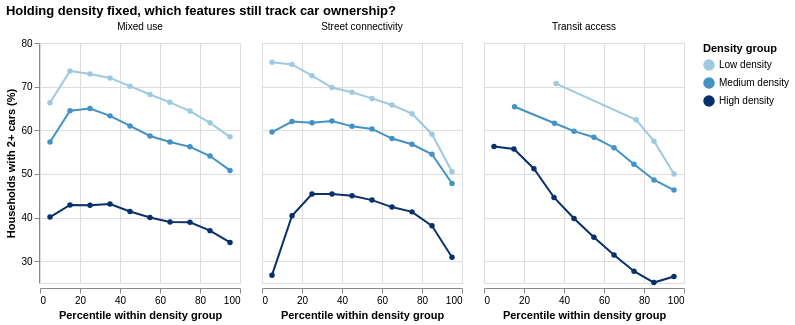

The notebook cell saved with this chart:
### Markdown cell above
## Step 3 · Figure 2: does mixed use still matter at similar densities?

- problem: dense places are also mixed, connected, near transit
- → Fig 1 can't separate mixed use from density
- fix: split into 3 density groups (low / medium / high)
- redo the profiles **inside** each group
- line still steep → feature matters even at similar density
- line flat → Fig 1 slope was mostly just density

### Code cell
# 3 equal-size density groups
df["density_group"] = pd.qcut(df["pop_density"], 3, labels=["Low density", "Medium density", "High density"])

tables = []
for group_name in ["Low density", "Medium density", "High density"]:
    group = df[df["density_group"] == group_name]
    for col, label in FEATURES.items():
        if col == "pop_density":
            continue  # skip density itself
        t = profile(group, col, label)
        t["density_group"] = group_name
        tables.append(t)
prof2 = pd.concat(tables, ignore_index=True)

fig2 = alt.Chart(prof2).mark_line(point=True).encode(
    x=alt.X("x:Q", title="Percentile within density group"),
    y=alt.Y("y:Q", title="Households with 2+ cars (%)", scale=alt.Scale(zero=False)),
    color=alt.Color("density_group:N", title="Density group",
                    sort=["Low density", "Medium density", "High density"],
                    scale=alt.Scale(range=["#9ecae1", "#4292c6", "#08306b"])),  # light -> dark blue
    column=alt.Column("feature:N", title=None),
    tooltip=["feature", "density_group", "y", "n"],
).properties(
    width=200,
    height=240,
    title="Holding density fixed, which features still track car ownership?",
)

fig2.save("../figures/fig2_within_density.png", scale_factor=2)
fig2.save("../figures/fig2_within_density.html")
fig2

### Figure 1 — Vega-Lite specification as saved in the notebook (floating-point values rounded to 4 significant figures)
{"config": {"view": {"continuousWidth": 300, "continuousHeight": 300}}, "data": {"name": "data-6a61afcca419fa9da94454ace294724e"}, "mark": {"type": "line", "point": true}, "encoding": {"color": {"field": "density_group", "scale": {"range": ["#9ecae1", "#4292c6", "#08306b"]}, "sort": ["Low density", "Medium density", "High density"], "title": "Density group", "type": "nominal"}, "column": {"field": "feature", "title": null, "type": "nominal"}, "tooltip": [{"field": "feature", "type": "nominal"}, {"field": "density_group", "type": "nominal"}, {"field": "y", "type": "quantitative"}, {"field": "n", "type": "quantitative"}], "x": {"field": "x", "title": "Percentile within density group", "type": "quantitative"}, "y": {"field": "y", "scale": {"zero": false}, "title": "Households with 2+ cars (%)", "type": "quantitative"}}, "height": 240, "title": "Holding density fixed, which features still track car ownership?", "width": 200, "$schema": "https://vega.github.io/schema/vega-lite/v6.4.1.json", "datasets": {"data-6a61afcca419fa9da94454ace294724e": [{"feature": "Mixed use", "bin": 1, "x": 5.0, "y": 66.3, "q25": 49.73, "q75": 80.08, "n": 3828, "density_group": "Low density"}, {"feature": "Mixed use", "bin": 2, "x": 15.0, "y": 73.6, "q25": 64.26, "q75": 84.33, "n": 3829, "density_group": "Low density"}, {"feature": "Mixed use", "bin": 3, "x": 25.0, "y": 72.9, "q25": 63.42, "q75": 84.02, "n": 3829, "density_group": "Low density"}, {"feature": "Mixed use", "bin": 4, "x": 35.0, "y": 72.0, "q25": 61.29, "q75": 83.77, "n": 3828, "density_group": "Low density"}, {"feature": "Mixed use", "bin": 5, "x": 45.0, "y": 70.1, "q25": 59.56, "q75": 82.04, "n": 3829, "density_group": "Low density"}, {"feature": "Mixed use", "bin": 6, "x": 55.0, "y": 68.2, "q25": 56.08, "q75": 80.67, "n": 3829, "density_group": "Low density"}, {"feature": "Mixed use", "bin": 7, "x": 65.0, "y": 66.4, "q25": 53.88, "q75": 79.81, "n": 3828, "density_group": "Low density"}, {"feature": "Mixed use", "bin": 8, "x": 75.0, "y": 64.4, "q25": 51.35, "q75": 77.73, "n": 3829, "density_group": "Low density"}, {"feature": "Mixed use", "bin": 9, "x": 85.0, "y": 61.7, "q25": 47.96, "q75": 75.43, "n": 3829, "density_group": "Low density"}, {"feature": "Mixed use", "bin": 10, "x": 95.0, "y": 58.5, "q25": 46.08, "q75": 72.66, "n": 3829, "density_group": "Low density"}, {"feature": "Street connectivity", "bin": 1, "x": 5.0, "y": 75.6, "q25": 68.77, "q75": 83.75, "n": 3828, "density_group": "Low density"}, {"feature": "Street connectivity", "bin": 2, "x": 15.0, "y": 75.1, "q25": 67.16, "q75": 84.81, "n": 3829, "density_group": "Low density"}, {"feature": "Street connectivity", "bin": 3, "x": 25.0, "y": 72.5, "q25": 62.74, "q75": 83.72, "n": 3829, "density_group": "Low density"}, {"feature": "Street connectivity", "bin": 4, "x": 35.0, "y": 69.8, "q25": 58.59, "q75": 82.42, "n": 3828, "density_group": "Low density"}, {"feature": "Street connectivity", "bin": 5, "x": 45.0, "y": 68.7, "q25": 56.52, "q75": 81.54, "n": 3829, "density_group": "Low density"}, {"feature": "Street connectivity", "bin": 6, "x": 55.0, "y": 67.3, "q25": 55.07, "q75": 80.6, "n": 3829, "density_group": "Low density"}, {"feature": "Street connectivity", "bin": 7, "x": 65.0, "y": 65.8, "q25": 53.36, "q75": 79.52, "n": 3828, "density_group": "Low density"}, {"feature": "Street connectivity", "bin": 8, "x": 75.0, "y": 63.8, "q25": 51.05, "q75": 77.69, "n": 3829, "density_group": "Low density"}, {"feature": "Street connectivity", "bin": 9, "x": 85.0, "y": 59.1, "q25": 44.86, "q75": 73.86, "n": 3829, "density_group": "Low density"}, {"feature": "Street connectivity", "bin": 10, "x": 95.0, "y": 50.5, "q25": 34.08, "q75": 65.4, "n": 3829, "density_group": "Low density"}, {"feature": "Transit access", "bin": 4, "x": 36.06, "y": 70.7, "q25": 60.7, "q75": 82.68, "n": 27608, "density_group": "Low density"}, {"feature": "Transit access", "bin": 8, "x": 76.06, "y": 62.4, "q25": 51.67, "q75": 76.81, "n": 3029, "density_group": "Low density"}, {"feature": "Transit access", "bin": 9, "x": 85.01, "y": 57.5, "q25": 44.59, "q75": 72.69, "n": 3822, "density_group": "Low density"}, {"feature": "Transit access", "bin": 10, "x": 95.0, "y": 50.0, "q25": 31.22, "q75": 64.17, "n": 3828, "density_group": "Low density"}, {"feature": "Mixed use", "bin": 1, "x": 5.001, "y": 57.3, "q25": 40.95, "q75": 72.31, "n": 3828, "density_group": "Medium density"}, {"feature": "Mixed use", "bin": 2, "x": 15.0, "y": 64.5, "q25": 52.6, "q75": 78.75, "n": 3829, "density_group": "Medium density"}, {"feature": "Mixed use", "bin": 3, "x": 25.0, "y": 65.0, "q25": 52.63, "q75": 78.73, "n": 3828, "density_group": "Medium density"}, {"feature": "Mixed use", "bin": 4, "x": 35.0, "y": 63.3, "q25": 50.43, "q75": 77.64, "n": 3829, "density_group": "Medium density"}, {"feature": "Mixed use", "bin": 5, "x": 45.0, "y": 61.0, "q25": 47.71, "q75": 75.9, "n": 3829, "density_group": "Medium density"}, {"feature": "Mixed use", "bin": 6, "x": 55.0, "y": 58.7, "q25": 45.5, "q75": 73.59, "n": 3828, "density_group": "Medium density"}, {"feature": "Mixed use", "bin": 7, "x": 65.0, "y": 57.3, "q25": 43.75, "q75": 71.92, "n": 3829, "density_group": "Medium density"}, {"feature": "Mixed use", "bin": 8, "x": 75.0, "y": 56.2, "q25": 42.81, "q75": 70.89, "n": 3828, "density_group": "Medium density"}, {"feature": "Mixed use", "bin": 9, "x": 85.0, "y": 54.1, "q25": 40.94, "q75": 69.98, "n": 3829, "density_group": "Medium density"}, {"feature": "Mixed use", "bin": 10, "x": 95.0, "y": 50.8, "q25": 38.55, "q75": 66.24, "n": 3829, "density_group": "Medium density"}, {"feature": "Street connectivity", "bin": 1, "x": 5.001, "y": 59.6, "q25": 44.61, "q75": 76.58, "n": 3828, "density_group": "Medium density"}, {"feature": "Street connectivity", "bin": 2, "x": 15.0, "y": 62.0, "q25": 48.91, "q75": 77.12, "n": 3829, "density_group": "Medium density"}, {"feature": "Street connectivity", "bin": 3, "x": 25.0, "y": 61.7, "q25": 48.69, "q75": 76.52, "n": 3828, "density_group": "Medium density"}, {"feature": "Street connectivity", "bin": 4, "x": 35.0, "y": 62.1, "q25": 49.87, "q75": 76.67, "n": 3829, "density_group": "Medium density"}, {"feature": "Street connectivity", "bin": 5, "x": 45.0, "y": 60.9, "q25": 48.29, "q75": 75.38, "n": 3829, "density_group": "Medium density"}, {"feature": "Street connectivity", "bin": 6, "x": 55.0, "y": 60.3, "q25": 48.05, "q75": 75.27, "n": 3828, "density_group": "Medium density"}, {"feature": "Street connectivity", "bin": 7, "x": 65.0, "y": 58.1, "q25": 45.45, "q75": 73.12, "n": 3829, "density_group": "Medium density"}, {"feature": "Street connectivity", "bin": 8, "x": 75.0, "y": 56.8, "q25": 43.37, "q75": 72.6, "n": 3828, "density_group": "Medium density"}, {"feature": "Street connectivity", "bin": 9, "x": 85.0, "y": 54.5, "q25": 41.1, "q75": 70.0, "n": 3829, "density_group": "Medium density"}, {"feature": "Street connectivity", "bin": 10, "x": 95.0, "y": 47.8, "q25": 32.85, "q75": 64.12, "n": 3829, "density_group": "Medium density"}, {"feature": "Transit access", "bin": 2, "x": 15.29, "y": 65.4, "q25": 53.63, "q75": 79.01, "n": 11707, "density_group": "Medium density"}, {"feature": "Transit access", "bin": 4, "x": 35.28, "y": 61.6, "q25": 52.04, "q75": 77.0, "n": 3603, "density_group": "Medium density"}, {"feature": "Transit access", "bin": 5, "x": 44.98, "y": 59.8, "q25": 49.28, "q75": 75.35, "n": 3824, "density_group": "Medium density"}, {"feature": "Transit access", "bin": 6, "x": 54.99, "y": 58.4, "q25": 47.17, "q75": 74.18, "n": 3840, "density_group": "Medium density"}, {"feature": "Transit access", "bin": 7, "x": 64.98, "y": 56.0, "q25": 44.18, "q75": 71.89, "n": 3811, "density_group": "Medium density"}, {"feature": "Transit access", "bin": 8, "x": 74.98, "y": 52.2, "q25": 39.64, "q75": 67.61, "n": 3844, "density_group": "Medium density"}, {"feature": "Transit access", "bin": 9, "x": 85.01, "y": 48.6, "q25": 34.01, "q75": 64.53, "n": 3835, "density_group": "Medium density"}, {"feature": "Transit access", "bin": 10, "x": 95.01, "y": 46.3, "q25": 29.74, "q75": 62.18, "n": 3822, "density_group": "Medium density"}, {"feature": "Mixed use", "bin": 1, "x": 5.0, "y": 40.1, "q25": 22.31, "q75": 57.43, "n": 3828, "density_group": "High density"}, {"feature": "Mixed use", "bin": 2, "x": 15.0, "y": 42.9, "q25": 23.46, "q75": 62.79, "n": 3829, "density_group": "High density"}, {"feature": "Mixed use", "bin": 3, "x": 25.0, "y": 42.8, "q25": 24.02, "q75": 63.23, "n": 3829, "density_group": "High density"}, {"feature": "Mixed use", "bin": 4, "x": 35.0, "y": 43.1, "q25": 24.92, "q75": 63.64, "n": 3828, "density_group": "High density"}, {"feature": "Mixed use", "bin": 5, "x": 45.0, "y": 41.4, "q25": 22.47, "q75": 60.8, "n": 3829, "density_group": "High density"}, {"feature": "Mixed use", "bin": 6, "x": 55.0, "y": 40.0, "q25": 20.85, "q75": 59.52, "n": 3829, "density_group": "High density"}, {"feature": "Mixed use", "bin": 7, "x": 65.0, "y": 39.0, "q25": 21.83, "q75": 57.5, "n": 3828, "density_group": "High density"}, {"feature": "Mixed use", "bin": 8, "x": 75.0, "y": 38.9, "q25": 21.65, "q75": 57.42, "n": 3829, "density_group": "High density"}, {"feature": "Mixed use", "bin": 9, "x": 85.0, "y": 37.0, "q25": 18.88, "q75": 56.05, "n": 3829, "density_group": "High density"}, {"feature": "Mixed use", "bin": 10, "x": 95.0, "y": 34.3, "q25": 16.99, "q75": 54.1, "n": 3829, "density_group": "High density"}, {"feature": "Street connectivity", "bin": 1, "x": 5.0, "y": 26.8, "q25": 5.882, "q75": 43.72, "n": 3828, "density_group": "High density"}, {"feature": "Street connectivity", "bin": 2, "x": 15.0, "y": 40.4, "q25": 21.08, "q75": 60.48, "n": 3829, "density_group": "High density"}, {"feature": "Street connectivity", "bin": 3, "x": 25.0, "y": 45.4, "q25": 26.24, "q75": 65.66, "n": 3829, "density_group": "High density"}, {"feature": "Street connectivity", "bin": 4, "x": 35.0, "y": 45.4, "q25": 27.58, "q75": 65.42, "n": 3828, "density_group": "High density"}, {"feature": "Street connectivity", "bin": 5, "x": 45.0, "y": 45.0, "q25": 27.65, "q75": 64.44, "n": 3829, "density_group": "High density"}, {"feature": "Street connectivity", "bin": 6, "x": 55.0, "y": 44.0, "q25": 26.8, "q75": 63.14, "n": 3829, "density_group": "High density"}, {"feature": "Street connectivity", "bin": 7, "x": 65.0, "y": 42.4, "q25": 26.04, "q75": 61.04, "n": 3828, "density_group": "High density"}, {"feature": "Street connectivity", "bin": 8, "x": 75.0, "y": 41.3, "q25": 25.24, "q75": 58.94, "n": 3829, "density_group": "High density"}, {"feature": "Street connectivity", "bin": 9, "x": 85.0, "y": 38.1, "q25": 22.3, "q75": 55.14, "n": 3829, "density_group": "High density"}, {"feature": "Street connectivity", "bin": 10, "x": 95.0, "y": 30.9, "q25": 15.1, "q75": 47.47, "n": 3829, "density_group": "High density"}, {"feature": "Transit access", "bin": 1, "x": 4.999, "y": 56.3, "q25": 40.16, "q75": 73.48, "n": 3827, "density_group": "High density"}, {"feature": "Transit access", "bin": 2, "x": 14.99, "y": 55.7, "q25": 43.89, "q75": 73.84, "n": 3822, "density_group": "High density"}, {"feature": "Transit access", "bin": 3, "x": 24.97, "y": 51.2, "q25": 38.43, "q75": 68.52, "n": 3821, "density_group": "High density"}, {"feature": "Transit access", "bin": 4, "x": 35.01, "y": 44.6, "q25": 30.33, "q75": 62.17, "n": 3866, "density_group": "High density"}, {"feature": "Transit access", "bin": 5, "x": 45.03, "y": 39.8, "q25": 24.66, "q75": 57.4, "n": 3805, "density_group": "High density"}, {"feature": "Transit access", "bin": 6, "x": 54.96, "y": 35.5, "q25": 20.4, "q75": 53.03, "n": 3799, "density_group": "High density"}, {"feature": "Transit access", "bin": 7, "x": 65.01, "y": 31.4, "q25": 15.18, "q75": 48.94, "n": 3897, "density_group": "High density"}, {"feature": "Transit access", "bin": 8, "x": 75.01, "y": 27.7, "q25": 11.73, "q75": 44.36, "n": 3764, "density_group": "High density"}, {"feature": "Transit access", "bin": 9, "x": 84.93, "y": 25.1, "q25": 9.609, "q75": 41.61, "n": 3835, "density_group": "High density"}, {"feature": "Transit access", "bin": 10, "x": 94.97, "y": 26.5, "q25": 9.479, "q75": 42.83, "n": 3851, "density_group": "High density"}]}}
